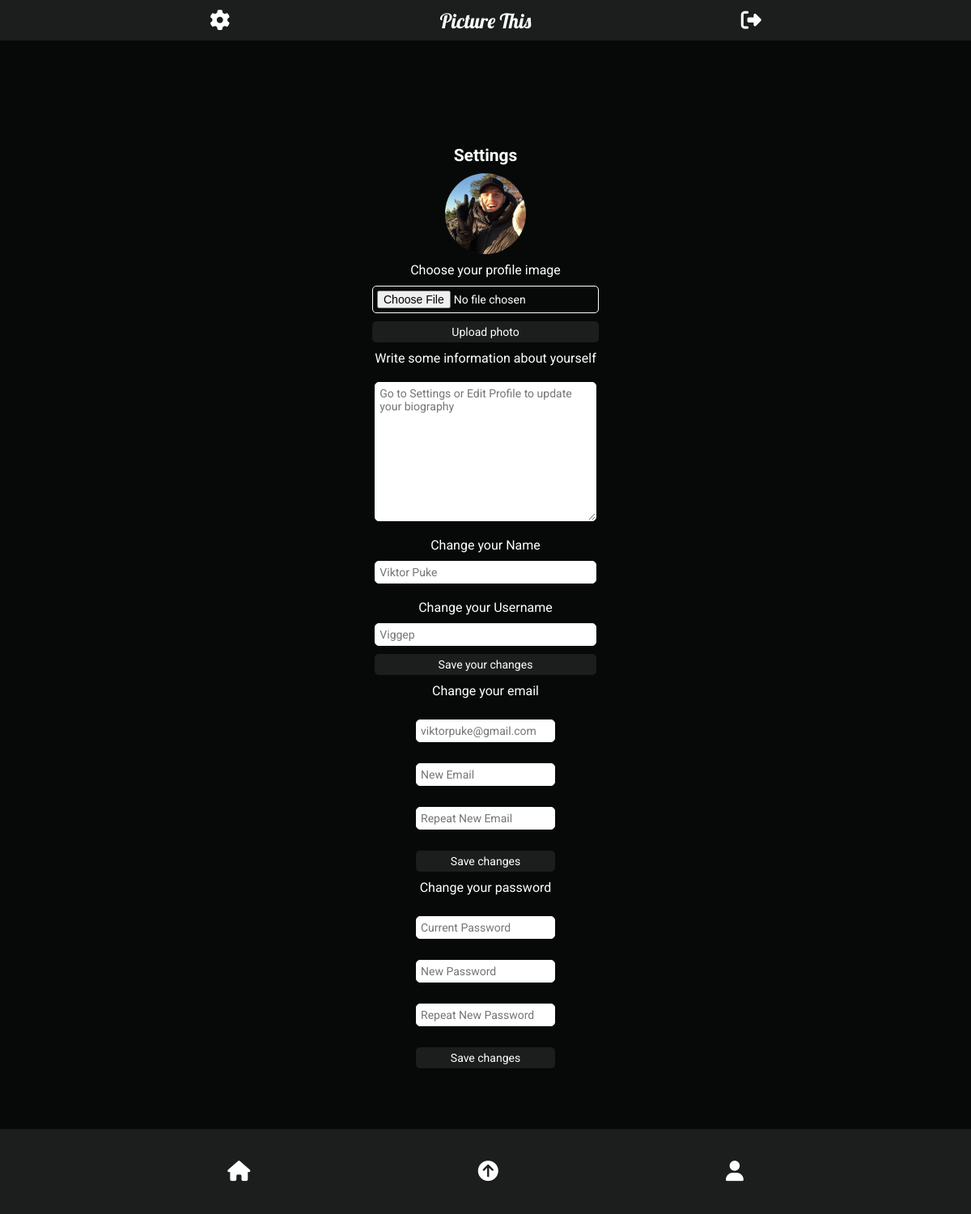
Before: /settings.php (signed in) with the older database file.
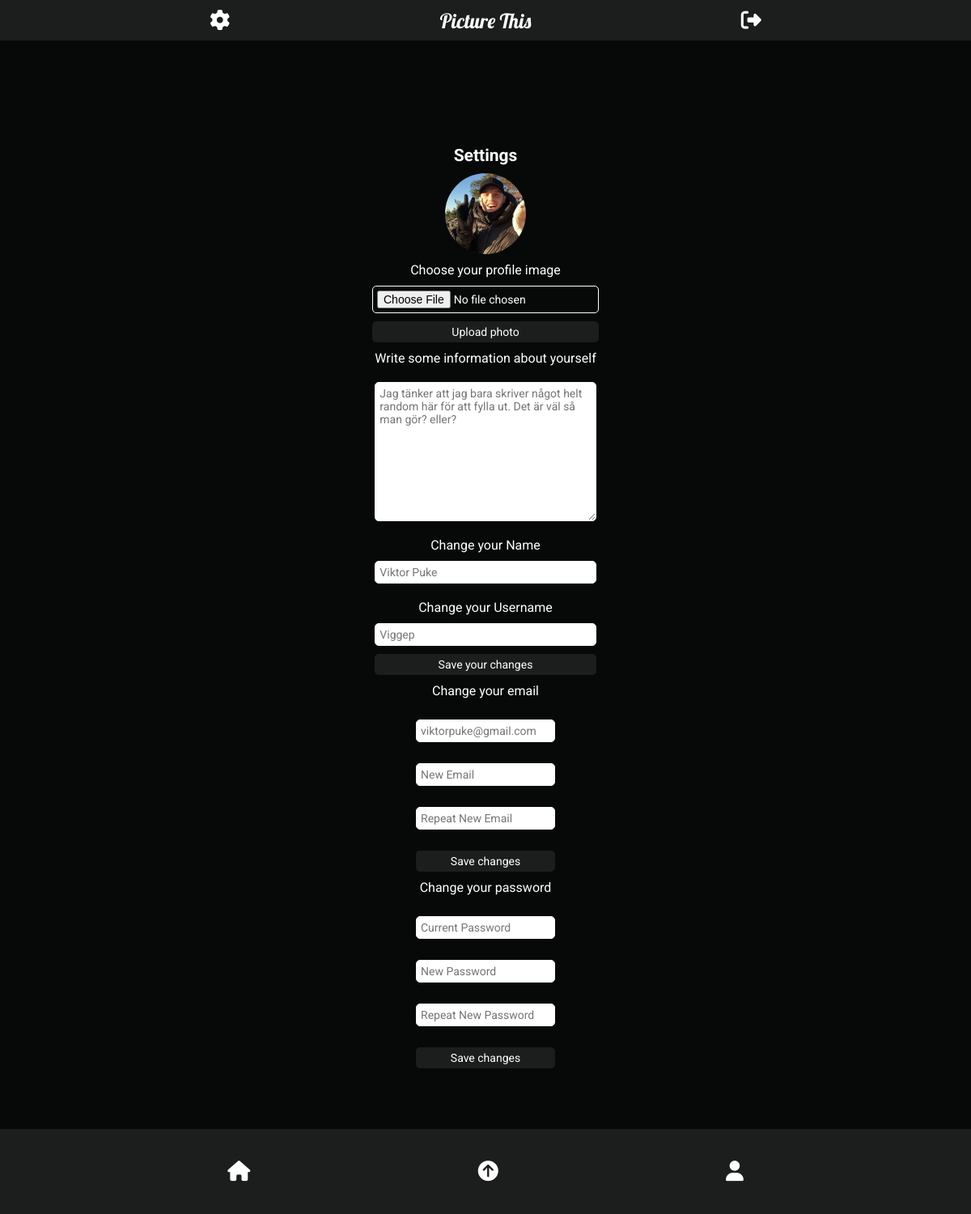
After: the same page with the newer database file.
### tables this page shows
CREATE TABLE users (
id INTEGER PRIMARY KEY,
fullname VARCHAR,
username VARCHAR,
email VARCHAR,
password VARCHAR,
profileimage VARCHAR,
biography VARCHAR);

### app/functions.php (called while the page is built, shortened)
<?php
function isLoggedIn(): bool
{
    return isset($_SESSION['user']);
}
function getUserById(int $id, object $pdo): array
{
    $statement = $pdo->prepare('SELECT * FROM users WHERE id = :id');
    $statement->bindParam(':id', $id, PDO::PARAM_STR);
    $statement->execute();
    $user = $statement->fetch(PDO::FETCH_ASSOC);
    if ($user) {
        return $user;
    }
    return $user = [];
}

### app/config.php (called while the page is built, shortened)
<?php
return [
    'title' => 'Picture This',
    'database_path' => sprintf('sqlite:%s/database/database.db', __DIR__),
];

### app/autoload.php (called while the page is built, shortened)
<?php
require __DIR__.'/functions.php';
$config = require __DIR__.'/config.php';

### settings.php (the view, shortened to what this page needs)
<?php require __DIR__ . '/views/header.php'; ?>
<?php $user = getUserById($_SESSION['user']['id'], $pdo); ?>
<section class="settings-page">
    <h2>Settings</h2>
    <div class="profile-image-upload">
        <?php if (isLoggedIn()) : ?>
            <img class="profile-image-src" src="<?= 'app/users/images/' . $user['profileimage'] ?>" alt="Profile-image">
        <?php endif; ?>
    </div>
    <form class="profile-image" action="app/users/profileimage.php" method="post" enctype="multipart/form-data">
        <div class="form-information">
            <label class="general-label" for="profile-image">Choose your profile image</label>
            <input class="input-field-information" type="file" accept="image/jpeg, image/png" name="profileimage" required>
            <button class="submit-button" type="submit" name="button">Upload photo</button>
        </div>
    </form>
    <form class="user-settings" action="app/users/biography.php" method="post" enctype="multipart/form-data">
        <div class="form-information">
            <label class="general-label" for="biography">Write some information about yourself</label>
            <textarea class="biography-field" name="biography" placeholder="<?= $user['biography'] ?>" cols="30" rows="10"></textarea>
            <label class="general-label" for="name">Change your Name</label>
            <input class="input-field-information" type="text" name="edit-name" placeholder="<?= $user['fullname'] ?>">
            <label class="general-label" for="username">Change your Username</label>
            <input class="input-field-information" type="text" name="edit-username" placeholder="<?= $user['username'] ?>">
            <button class="submit-button" type="submit" name="button">Save your changes</button>
        </div>
    </form>
    <form action="app/users/update-email-settings.php" class="user-settings" method="post" enctype="multipart/form-data">
        <div class="form-information">
            <label class="general-label" for="email">Change your email</label>
            <br>
            <input class="input-field-information" type="email" name="current-email" placeholder="<?= $user['email'] ?>">
            <br>
            <input class="input-field-information" type="email" name="new-email" placeholder="New Email">
            <br>
            <input class="input-field-information" type="email" name="repeat-email" placeholder="Repeat New Email">
            <br>
            <button class="submit-button" type="submit">Save changes</button>
        </div>
    </form>
    <form action="app/users/update-password-settings.php" class="user-settings" method="post" enctype="multipart/form-data">
        <div class="form-information">
            <label class="general-label" for="password">Change your password</label>
            <br>
            <input class="input-field-information" type="password" name="current-password" placeholder="Current Password">
            <br>
            <input class="input-field-information" type="password" name="new-password" placeholder="New Password">
            <br>
            <input class="input-field-information" type="password" name="repeat-password" placeholder="Repeat New Password">
            <br>
            <button class="submit-button" type="submit">Save changes</button>
        </div>
    </form>
</section>
<?php require __DIR__ . '/views/footer.php'; ?>

### views/header.php (shortened to what this page needs)
<?php
require __DIR__ . '/../app/autoload.php';
?>
<!DOCTYPE html>
<html lang="en">
<head>
    <link rel="stylesheet" href="/assets/styles/main.css">
    <link rel="stylesheet" href="/assets/styles/profile.css">
    <link rel="stylesheet" href="/assets/styles/footer.css">
    <link rel="stylesheet" href="/assets/styles/navigation.css">
    <link rel="stylesheet" href="/assets/styles/loginpage.css">
    <link rel="stylesheet" href="/assets/styles/feed.css">
    <link rel="stylesheet" href="/assets/styles/buttons.css">
    <link rel="stylesheet" href="/assets/styles/settings.css">
    <link rel="stylesheet" href="/assets/styles/upload.css">
    <link rel="stylesheet" href="/assets/styles/register.css">
</head>
<body>
    <?php require __DIR__ . '/navigation.php'; ?>

### views/navigation.php
<?php if (isLoggedIn()) : ?>
    <nav>
        <ul>
            <li class="nav-item">
                <a class="nav-link<?php echo $_SERVER['SCRIPT_NAME'] === '/settings.php' ? 'active' : ''; ?>" href="/settings.php"><i class="fas fa-cog"></i></a>
            </li>
            <li class="nav-item">
                <a class="navbar-brand" href="/index.php"><?php echo $config['title']; ?></a>
            </li>
            <li class="nav-item">
                <a class="nav-link" href="/app/users/logout.php"><i class="fas fa-sign-out-alt"></i></a>
            </li>
        </ul>
    </nav>
<?php else : ?>
    <nav class="navbar">
        <a class="navbar-brand" href="#"><?php echo $config['title']; ?></a>
    </nav>
<?php endif; ?>

### views/footer.php (shortened to what this page needs)
<footer>
    <section class="footer">
        <a class="icons" href="index.php"><i class="fas fa-home"></i></a>
        <a class="icons" href="upload.php"><i class="fas fa-arrow-circle-up"></i></a>
        <a class="icons" href="profile.php"><i class="fas fa-user"></i></a>
    </section>
</footer>
</body>
</html>

### assets/styles/main.css (style rules this page uses)
* { margin: 0; padding: 0; box-sizing: border-box; font-size: 14px; font-family: "Roboto", sans-serif; }
body { width: 100vw; display: flex; flex-direction: column; align-items: center; justify-content: center; background-color: #070909; color: white; }
section { width: 100%; display: flex; flex-direction: column; align-items: center; justify-content: center; }
h2 { font-size: 21px; }

### assets/styles/profile.css (style rules this page uses)
.profile-image-src { margin: 0 10px; border-radius: 50%; display: flex; width: 100px; height: 100px; object-fit: cover; }

### assets/styles/footer.css (style rules this page uses)
footer { width: 100%; }
.footer { width: 100%; height: 7%; display: flex; flex-direction: row; justify-content: space-evenly; background-color: #1c1d1d; position: fixed; bottom: 0; }
a { color: white; }
a:link { text-decoration: none; }
i { font-size: 25px; color: white; }

### assets/styles/navigation.css (style rules this page uses)
nav { width: 100%; height: 50px; position: fixed; top: 0; }
ul { display: flex; flex-direction: row; justify-content: space-evenly; align-items: center; height: 50px; background-color: #1c1d1d; }
li { list-style-type: none; }
.navbar-brand { font-family: "Lobster", cursive; font-size: 25px; font-weight: 300; display: flex; justify-content: center; align-items: center; height: 100%; }

### assets/styles/buttons.css (style rules this page uses)
.input-field-information, .biography-field { margin-bottom: 10px; padding: 5px; border: 1px solid white; -webkit-border-radius: 5px; border-radius: 5px; }
.submit-button { padding: 5px 15px; background: #1c1d1d; color: white; border: 0 none; cursor: pointer; -webkit-border-radius: 5px; border-radius: 5px; }

### assets/styles/settings.css (style rules this page uses)
.settings-page { margin-top: 15%; margin-bottom: 15%; }
.form-information { display: flex; flex-direction: column; text-align: center; }
.general-label { margin: 10px 0; font-size: 16px; }
.biography-field { margin-top: 10px; }
.profile-image-upload { display: flex; justify-content: center; margin-top: 10px; }

Changed rows visible on the page:
changed users "Viktor Puke": biography "Go to Settings or Edit Profile to update your biography" → "Jag tänker att jag bara skriver något helt random här för att fylla ut. Det är väl så man gör? eller?"
